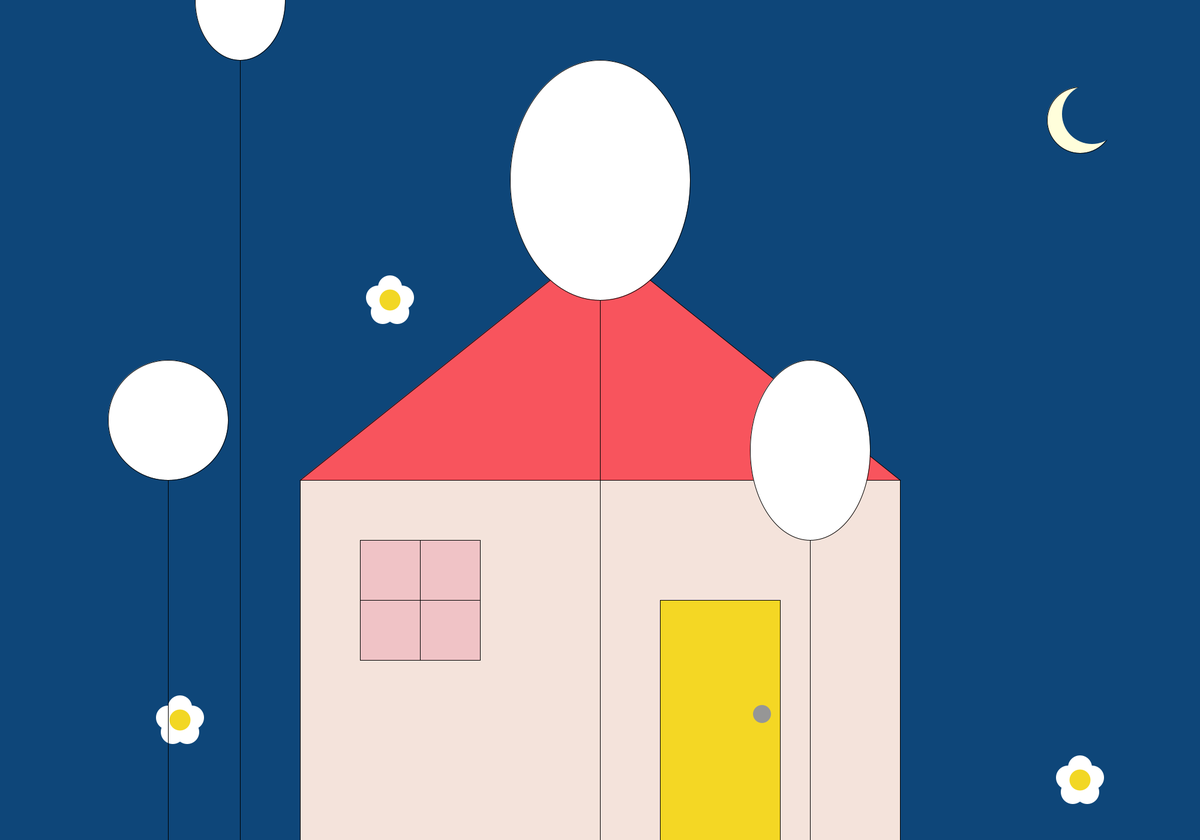
Frame 1 (no input)
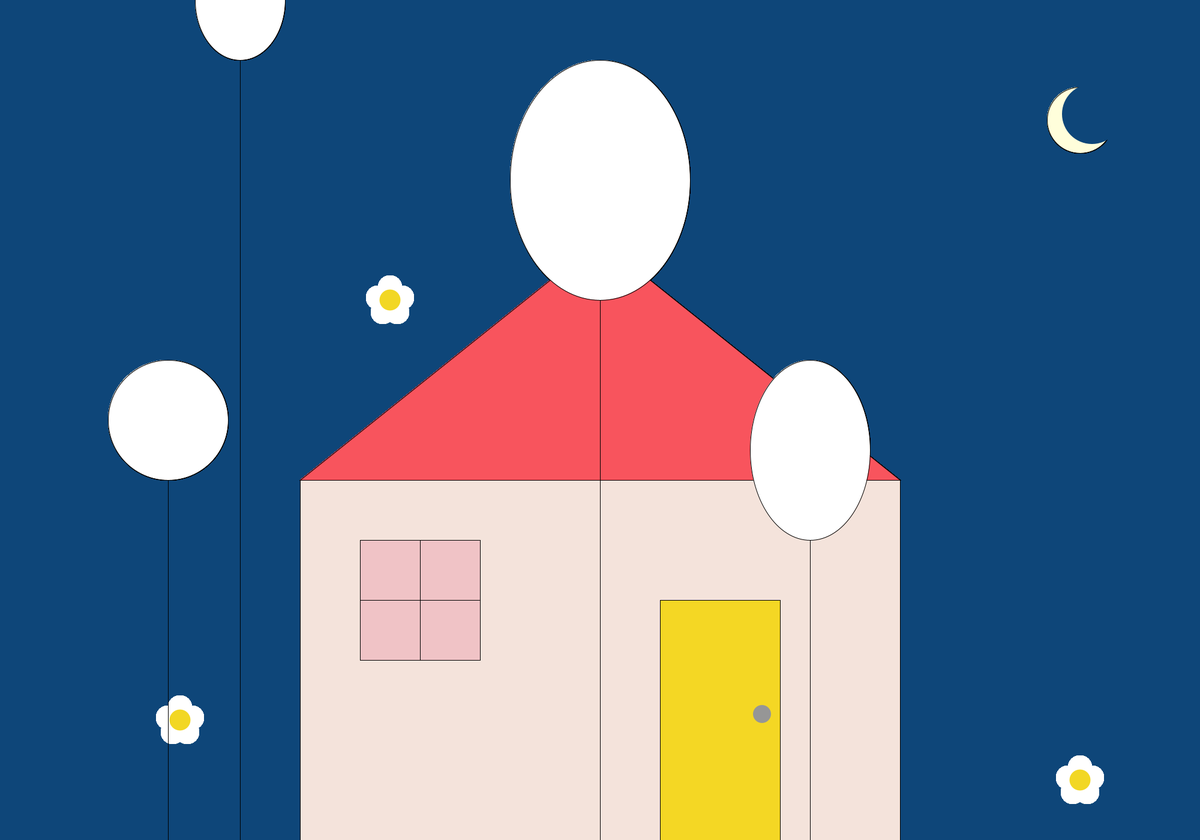
Frame 60 (the mouse pressed at the canvas centre just before this capture)
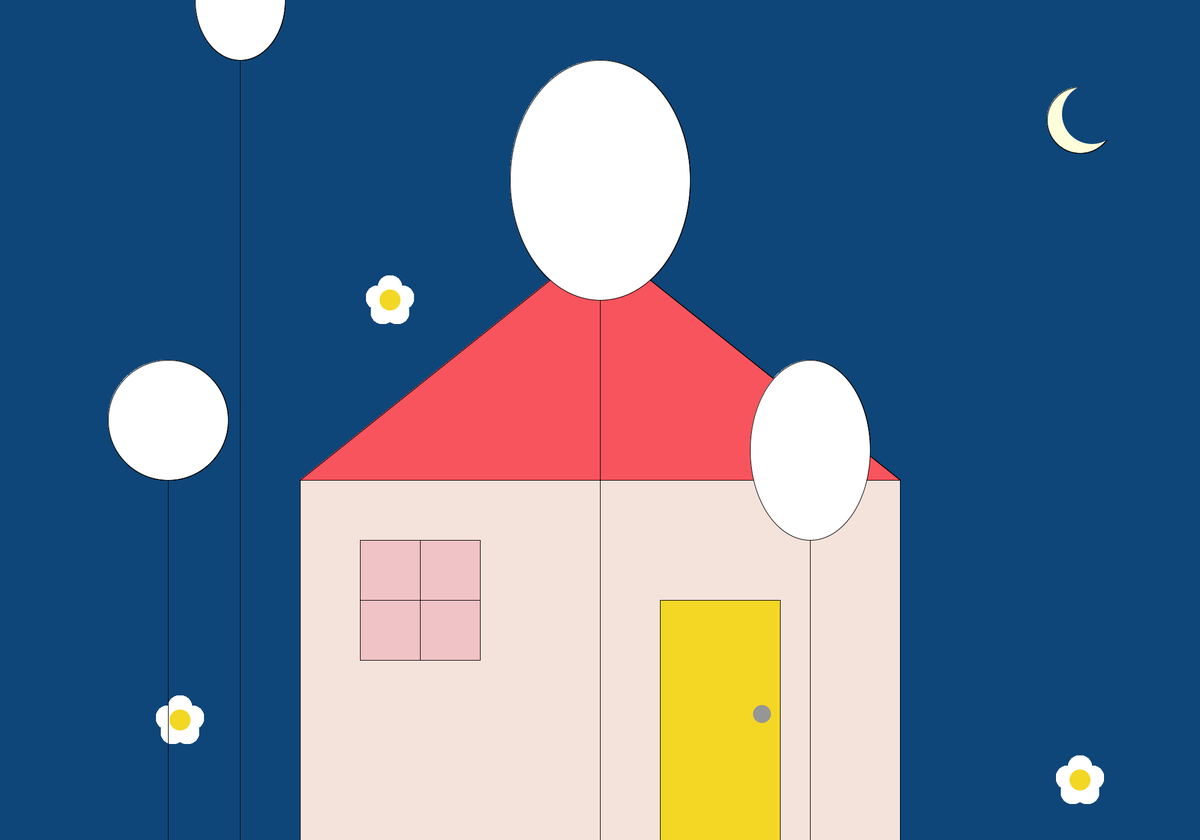
Frame 120 (the mouse held since frame 60 and released just before this capture)

The Processing sketch that drew these frames (run headless with seeded random() and noise(); from frame 60 on, the mouse is pressed at the canvas centre):

// Processing sketch: sketch_2
// ── sketch_2.pde
void setup(){
rectMode(CENTER); 
size(2000,1400);
background(14,70,121);
}
void draw(){
fill(255,254,219);
ellipse(1800,200,110,110);

noStroke(); 
fill(14,70,121);
ellipse(1820,190,100,100);

stroke(0); 
fill(244,227,219); 
rect(1000,1200,1000,800);

stroke(0);
fill(248,84,93); 
triangle(500,800,1500,800,1000,400);

fill(240,195,198); 
rect(700,1000,200,200);

fill(244,215,36); 
rect(1200,1200,200,400);

noStroke(); 
fill(255); 
ellipse(300,1200,30,30);

ellipse(280,1196,40,40);

ellipse(320,1196,40,40);

ellipse(300,1179,40,40);

ellipse(288,1220,40,40);

ellipse(312,1220,40,40);

fill(242,215,36);
ellipse(300,1200,35,35);

fill(150);
ellipse(1270,1190,30,30);
line(600,1000,800,1000); 
line(700,1100,700,900);

fill(255);
stroke(0);
ellipse(1000,300,300,400);
line(1000,500,1000,1800);

noStroke();

fill(255); 
ellipse(650,500,30,30);

ellipse(630,496,40,40);

ellipse(670,496,40,40);

ellipse(650,479,40,40);

ellipse(638,520,40,40);

ellipse(662,520,40,40);

fill(242,215,36);
ellipse(650,500,35,35);

fill(255); 
ellipse(1800,1300,30,30);

ellipse(1780,1296,40,40);

ellipse(1820,1296,40,40);

ellipse(1800,1279,40,40);

ellipse(1788,1320,40,40);

ellipse(1812,1320,40,40);

fill(242,215,36);
ellipse(1800,1300,35,35);

fill(255); 
stroke(0); 
ellipse(400,0,150,200);
line(400,100,400,1800);

fill(255); 
stroke(0); 
ellipse(1350,750,200,300); 
line(1350,900,1350,1800);

fill(255);
stroke(0); 
ellipse(280,700,200,200);
line(280,800,280,1800);

stroke(0);
line(600,1000,800,1000); 
line(700,1100,700,900);
}
